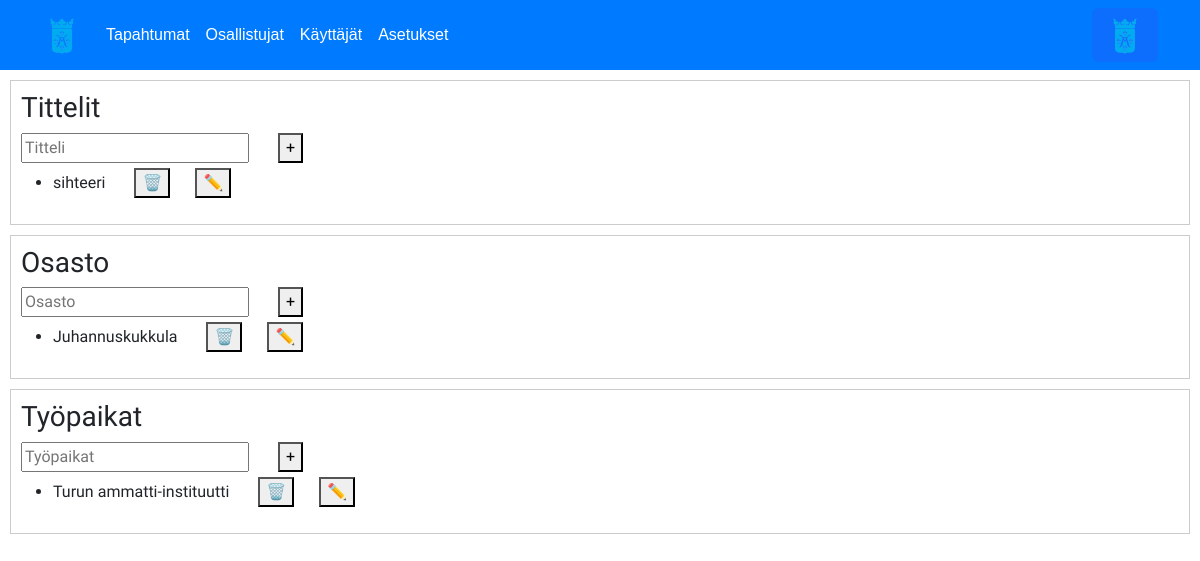
Page /asetukset.php (signed in) on the earlier database version.
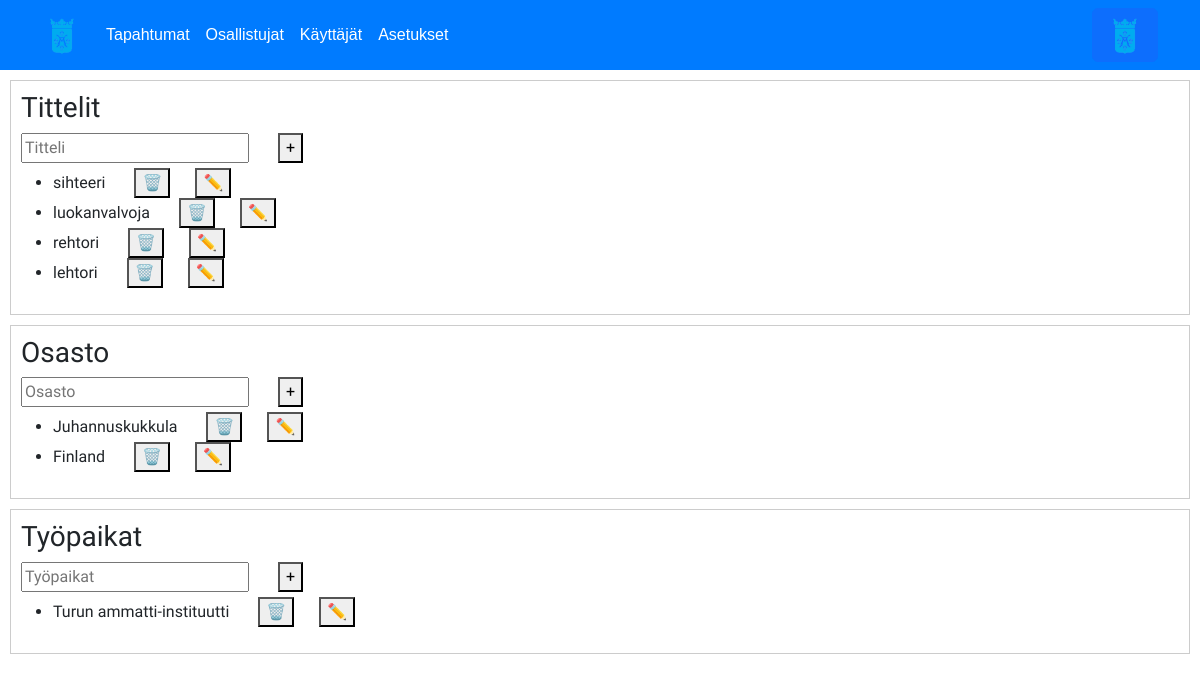
Same page on the later database version.
### tables this page shows
CREATE TABLE `settings` (
  `id` int(11) NOT NULL,
  `type` varchar(50) NOT NULL,
  `name` varchar(255) NOT NULL
);

### asetukset.php (the view, shortened to what this page needs)
<?php
$servername = "localhost";
$username = "Edu";
$password = "Eduard123";
$database = "edu";
$conn = new mysqli($servername, $username, $password, $database);
?>
<!DOCTYPE html>
<html lang="en">
<head>
    <link href="https://cdn.jsdelivr.net/npm/bootstrap@5.2.0-beta1/dist/css/bootstrap.min.css" rel="stylesheet">
    <link rel="stylesheet" href="./css/main.css">
    <link rel="stylesheet" href="./css/userpanel.css">
    <link rel="stylesheet" href="./css/asetukset.css">
</head>
<body>
<nav class="navbar navbar-expand-lg">
    <div class="container">
        <a class="navbar-brand"><img src="../images/turku.png" alt="Logo" width="40"></a>
        <div class="collapse navbar-collapse" id="navbarNav">
            <ul class="navbar-nav ml-auto">
                <li class="nav-item">
                    <a class="nav-link" href="./tapahtumat.php">Tapahtumat</a>
                </li>
                <li class="nav-item">
                    <a class="nav-link" href="./osallistujat.php">Osallistujat</a>
                </li>
                <li class="nav-item">
                    <a class="nav-link" href="#">Käyttäjät</a>
                </li>
                <li class="nav-item">
                    <a class="nav-link" href="./asetukset.php">Asetukset</a>
                </li>
            </ul>
        </div>
        <button type="button" class="btn btn-primary" data-bs-toggle="modal" data-bs-target="#userPanelModal">
            <img src="../images/turku.png" alt="Logo" width="40">
        </button>
    </div>
</nav>
    <div class="settings-box">
        <h3>Tittelit</h3>
        <div class="item">
            <form method="post">
                <input type="text" placeholder="Titteli" name="title">
                <button type="submit" name="addTitle">+</button>
            </form>
        </div>
        <div class="existing-items">
            <?php
            $sql = "SELECT * FROM settings WHERE type = 'title'";
            $result = $conn->query($sql);
            if ($result->num_rows > 0) {
                echo "<ul>";
                while ($row = $result->fetch_assoc()) {
                    echo "<li>{$row['name']} ";
                    echo "<form method='post' style='display: inline;'>";
                    echo "<button type='submit' name='deleteItem'>🗑️</button>";
                    echo "</form>";
                    echo "<button onclick=\"editItem('{$row['id']}')\">✏️</button>";
                    echo "</li>";
                }
                echo "</ul>";
            }
            ?>
        </div>
    </div>
    <div class="settings-box">
        <h3>Osasto</h3>
        <div class="item">
            <form method="post">
                <input type="text" placeholder="Osasto" name="country">
                <button type="submit" name="addCountry">+</button>
            </form>
        </div>
        <div class="existing-items">
            <?php
            $sql = "SELECT * FROM settings WHERE type = 'country'";
            $result = $conn->query($sql);
            if ($result->num_rows > 0) {
                echo "<ul>";
                while ($row = $result->fetch_assoc()) {
                    echo "<li>{$row['name']} ";
                    echo "<form method='post' style='display: inline;'>";
                    echo "<button type='submit' name='deleteItem'>🗑️</button>";
                    echo "</form>";
                    echo "<button onclick=\"editItem('{$row['id']}')\">✏️</button>";
                    echo "</li>";
                }
                echo "</ul>";
            }
            ?>
        </div>
    </div>
    <div class="settings-box">
        <h3>Työpaikat</h3>
        <div class="item">
            <form method="post">
                <input type="text" placeholder="Työpaikat" name="city">
                <button type="submit" name="addCity">+</button>
            </form>
        </div>
        <div class="existing-items">
            <?php
            $sql = "SELECT * FROM settings WHERE type = 'city'";
            $result = $conn->query($sql);
            if ($result->num_rows > 0) {
                echo "<ul>";
                while ($row = $result->fetch_assoc()) {
                    echo "<li>{$row['name']} ";
                    echo "<form method='post' style='display: inline;'>";
                    echo "<button type='submit' name='deleteItem'>🗑️</button>";
                    echo "</form>";
                    echo "<button onclick=\"editItem('{$row['id']}')\">✏️</button>";
                    echo "</li>";
                }
                echo "</ul>";
            }
            ?>
        </div>
    </div>
</body>
</html>

Differences in the rows shown:
added settings: name "luokanvalvoja", shown under "Tittelit"
added settings: name "rehtori", shown under "Tittelit"
added settings: name "lehtori", shown under "Tittelit"
added settings: name "Finland", shown under "Osasto"
